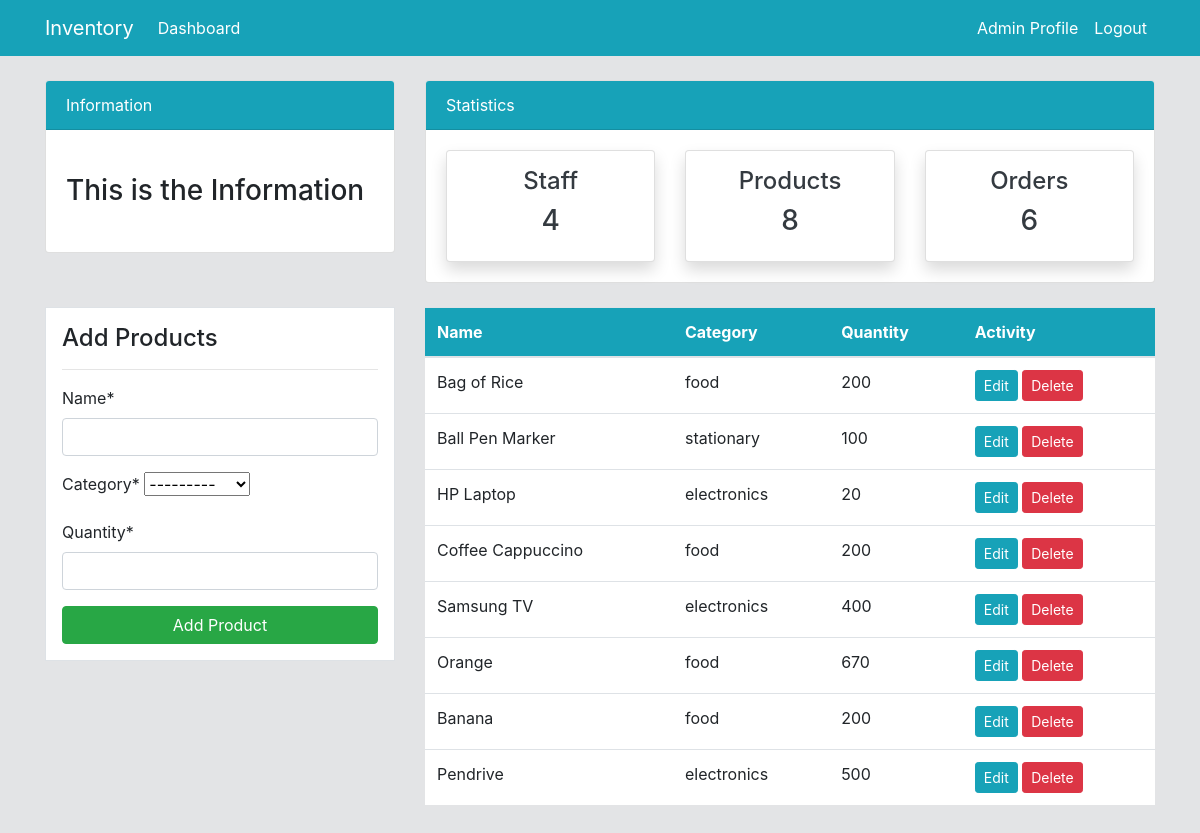
Screenshot of /dashboard/product/ (signed in) with the database file from the repository.
### dashboard/models.py (models this page shows, shortened)
class Product(models.Model):
    name = models.CharField(max_length=100)
    category = models.CharField(max_length=20 , choices=CATEGORIES , null=True)
    quantity = models.PositiveIntegerField(null=True)
    class Meta:
        verbose_name_plural = 'Product'

### dashboard/views.py (the view)
# urls.py: path("product/", views.product, name="product"),
@login_required
def product(request):
    items = Product.objects.all()
    workers_count = User.objects.all().count()
    orders_count = Order.objects.all().count()
    products_count = items.count()
    if request.method == "POST":
        form = ProductForm(request.POST)
        if form.is_valid():
            form.save()
            product_name = form.cleaned_data.get("name")
            messages.success(request, f"{product_name} has been added")
            return redirect("dashboard:product")
    else:
        form = ProductForm()
    context = {
        "items": items,
        "form": form,
        "workers_count": workers_count,
        "orders_count": orders_count,
        "products_count": products_count,
    }
    return render(request, "dashboard/product.html", context)

### dashboard/forms.py
class ProductForm(forms.ModelForm):
    class Meta:
        model = Product
        fields = ["name", "category", "quantity"]

### templates/dashboard/product.html (shortened to what this page needs)
{% extends "partials/base.html" %}
{% block content %}
{% load crispy_forms_tags %}
{% include "partials/topnav.html" %}
    <div class="container">
        <div class="row my-4">
            <div class="col-md-4">
                <div class="border bg-white p-3">
                    <h4>Add Products</h4>
                    <hr>
                    <form method="POST">
                        {{ form|crispy }}
                        <input class="btn btn-success btn-block" type="submit" value="Add Product">
                    </form>
                </div>
            </div>
            <div class="col-md-8">
                <table class="table bg-white">
                    <thead class="bg-info">
                        <tr class="text-white">
                            <th scope="col">Name</th>
                            <th scope="col">Category</th>
                            <th scope="col">Quantity</th>
                            <th scope="col">Activity</th>
                        </tr>
                    </thead>
                    <tbody>
                        {% for item in items %}
                        <tr>
                            <td>{{ item.name }}</td>
                            <td>{{ item.category }}</td>
                            <td>{{ item.quantity }}</td>
                            <td>
                                <a class="btn btn-info btn-sm" href="{% url "dashboard:product_update" item.id %}">Edit</a>
                                <a class="btn btn-danger btn-sm" href="{% url "dashboard:product_delete" item.id %}">Delete</a>
                            </td>
                        </tr>
                        {% endfor %}
                    </tbody>
                </table>
            </div>
        </div>
    </div>
{% endblock %}

### templates/partials/nav.html (shortened to what this page needs)
<nav class="navbar navbar-expand-lg navbar-info bg-info">
    {% if user.is_authenticated %}
        <div class="container">
            <a class="navbar-brand text-white" href="{% url "dashboard:index" %}">Inventory</a>
            <div class="collapse navbar-collapse" id="navbarSupportedContent">
                <ul class="navbar-nav mr-auto">
                    <li class="nav-item active">
                        <a class="nav-link text-white" href="{% url "dashboard:index" %}">Dashboard </a>
                    </li>
                </ul>
                <ul class="navbar-nav ml-auto">
                    <li class="nav-item active">
                        <a class="nav-link text-white" href="{% url "user:profile" %}">{{ user.username }} Profile </a>
                    </li>
                    <li class="nav-item">
                        <a class="nav-link text-white" href="{% url "user:logout" %}">Logout</a>
                    </li>
                </ul>
    {% endif %}
            </div>
        </div>
    </nav>

### static/style.css (style rules this page uses)
body { background: rgb(227, 228, 230); }

### rows the page displays
Product: name "Bag of Rice", category "food", quantity "200"
Product: name "Ball Pen Marker", category "stationary", quantity "100"
Product: name "HP Laptop", category "electronics", quantity "20"
Product: name "Coffee Cappuccino", category "food", quantity "200"
Product: name "Samsung TV", category "electronics", quantity "400"
Product: name "Orange", category "food", quantity "670"
Product: name "Banana", category "food", quantity "200"
Product: name "Pendrive", category "electronics", quantity "500"

### other values shown
{{ user.username }} "Admin"
{{ workers_count }} "4"
{{ products_count }} "8"
{{ orders_count }} "6"
